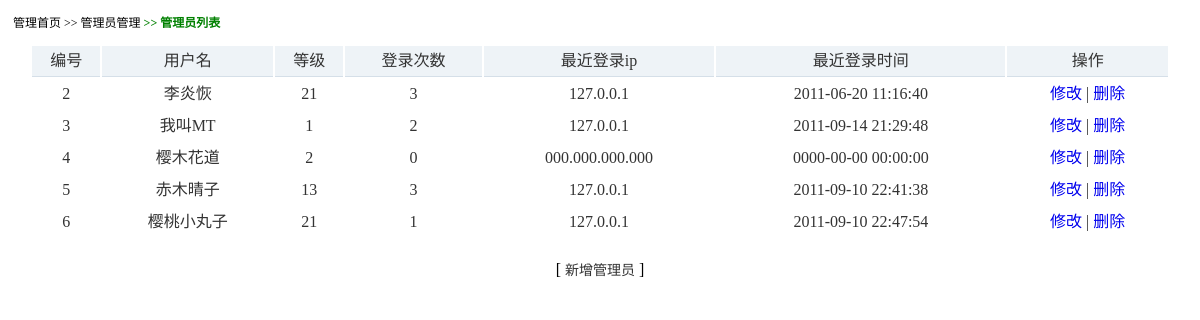
/admin/manage.php?action=list, run on the app's committed database.
### tables this page shows
CREATE TABLE `cms_manage` (
  `id` mediumint(8) unsigned NOT NULL AUTO_INCREMENT COMMENT '//编号',
  `admin_user` varchar(20) NOT NULL COMMENT '//管理员账号',
  `admin_pass` char(40) NOT NULL COMMENT '//管理员密码',
  `level` tinyint(1) unsigned NOT NULL DEFAULT '1' COMMENT '//管理员等级',
  `login_count` smallint(5) NOT NULL DEFAULT '0' COMMENT '//登录次数',
  `last_ip` varchar(20) NOT NULL DEFAULT '000.000.000.000' COMMENT '//最后一次IP',
  `last_time` datetime NOT NULL COMMENT '//最后一次登录时间',
  `reg_time` datetime NOT NULL COMMENT '//注册时间',
  PRIMARY KEY (`id`)
);

### includes/Templates.class.php (called while the page is built, shortened)
<?php
class Templates{
    public function display($_file){
        $_parFile = TPL_C_DIR.md5($_file).$_file.'.php';
        include $_parFile;
    }
}

### model/Manage.class.php (called while the page is built, shortened)
<?php
class Manage{
    private $_tpl;
    public function __construct(&$_tpl){
        $this->_tpl = $_tpl;
        $this->Action();
    }
    private function Action(){
        switch($_GET['action']){
            case 'list':
                $this->_tpl->assign('list',true);
                $this->_tpl->assign('title','管理员列表');
                $this->_tpl->assign('AllManage',$this->getManage());
                break;
        }
        $this->_tpl->display('manage.tpl');
    }
    private function getManage(){
        $_db = DB::getDB();
        $_sql = "SELECT
                                        id,
                                        admin_user,
                                        level,
                                        login_count,
                                        last_ip,
                                        last_time
                          FROM
                                        cms_manage
                          ORDER BY
                                        id ASC
                          LIMIT
                                        0,5";
        $_result = $_db->query($_sql);
        $_html = array();
        while(!!$_objects = $_result->fetch_object()){
            $_html[] = $_objects;
        }
        return $_html;
    }
}

### admin/manage.php (called while the page is built)
<?php
require substr(dirname(__FILE__),0,-6).'/init.inc.php';
require ROOT_PATH.'/model/Manage.class.php';
global $_tpl;
new Manage($_tpl);

### templates_c/9b01c766e64876f4cfe8b6b83ad66265manage.tpl.php (the view, shortened to what this page needs)
<html>
<head>
    <link rel="stylesheet" type="text/css" href="../style/admin.css">
</head>
<body id="main">
    <div class="map">
        管理首页 &gt;&gt; 管理员管理 <strong>&gt;&gt; <?php echo $this->_vars['title'];?></strong>
    </div>
<?php if($this->_vars['list']){ ?>
    <table cellpadding="0">
        <tr><th>编号</th><th>用户名</th><th>等级</th><th>登录次数</th><th>最近登录ip</th><th>最近登录时间</th><th>操作</th></tr>
        <?php foreach ($this->_vars['AllManage'] as $key=>$value){ ?>
            <tr>
                <td><?php echo $value->id ?></td>
                <td><?php echo $value->admin_user ?></td>
                <td><?php echo $value->level ?></td>
                <td><?php echo $value->login_count ?></td>
                <td><?php echo $value->last_ip ?></td>
                <td><?php echo $value->last_time ?></td>
                <td><a href="manage.php?action=update&id=<?php echo $value->id ?>">修改</a> | <a href="manage.php?action=delete&id=<?php echo $value->id ?>">删除</a></td>
            </tr>
        <?php } ?>
    </table>
    <p class="center">[ <a href="manage.php?action=add">新增管理员</a> ]</p>
<?php } ?>
</body>
</html>

### style/admin.css (style rules this page uses)
body,h1,h2,h3,p,form,ul,li,dl,dt,dd { margin: 0; padding: 0; }
body { background: #ffffff; }
#main div.map { font-size: 12px; padding: 13px; }
#main div.map strong { color: green; }
#main table { width: 95%; margin: 0 auto; text-align: center; }
#main table tr { background: #ffffff; }
#main table th,#main table td { height: 30px; line-height: 30px; color: #333; }
#main table tr td a { text-decoration: none; }
#main table th { background: #eef3f7; border-bottom: 1px solid #d5dfe8; font-weight: normal; }
#main p { margin: 20px auto; text-align: center; }
#main p a { text-decoration: none; font-size: 14px; color: #333; }

### data on the page
cms_manage: id "2", admin_user "李炎恢", level "21", login_count "3", last_ip "127.0.0.1", last_time "2011-06-20 11:16:40"
cms_manage: id "3", admin_user "我叫MT", level "1", login_count "2", last_ip "127.0.0.1", last_time "2011-09-14 21:29:48"
cms_manage: id "4", admin_user "樱木花道", level "2", login_count "0", last_ip "000.000.000.000", last_time "0000-00-00 00:00:00"
cms_manage: id "5", admin_user "赤木晴子", level "13", login_count "3", last_ip "127.0.0.1", last_time "2011-09-10 22:41:38"
cms_manage: id "6", admin_user "樱桃小丸子", level "21", login_count "1", last_ip "127.0.0.1", last_time "2011-09-10 22:47:54"

### other printed values
$this->_vars['title'] "管理员列表"
